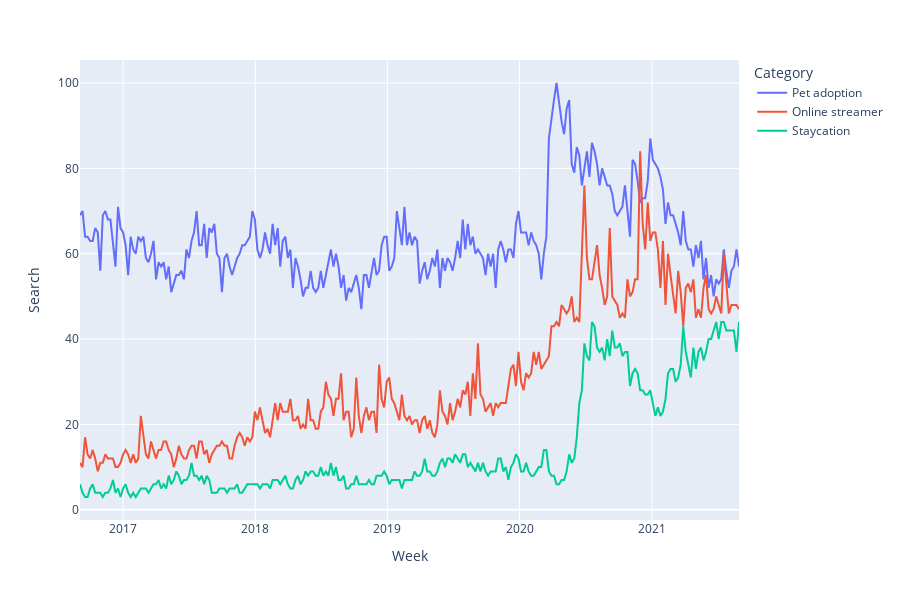

This figure's notebook cell:
### Code cell
fig = px.line(timeline, x="Week", y="Search", color="Category", markers=False,
              width=900, height=600)
fig.show()

### Figure 1 — Plotly figure (JSON) as saved in the notebook; plotly's stock layout.template omitted (floating-point values rounded to 4 significant figures; data arrays with more than 128 entries replaced by an {"elided": "..."} marker saying what was removed)
{"data": [{"hovertemplate": "Category=Pet adoption<br>Week=%{x}<br>Search=%{y}<extra></extra>", "legendgroup": "Pet adoption", "line": {"color": "#636efa", "dash": "solid"}, "marker": {"symbol": "circle"}, "mode": "lines", "name": "Pet adoption", "orientation": "v", "showlegend": true, "type": "scatter", "x": {"elided": "261 str values"}, "xaxis": "x", "y": {"elided": "261 int values"}, "yaxis": "y"}, {"hovertemplate": "Category=Online streamer<br>Week=%{x}<br>Search=%{y}<extra></extra>", "legendgroup": "Online streamer", "line": {"color": "#EF553B", "dash": "solid"}, "marker": {"symbol": "circle"}, "mode": "lines", "name": "Online streamer", "orientation": "v", "showlegend": true, "type": "scatter", "x": {"elided": "261 str values"}, "xaxis": "x", "y": {"elided": "261 int values"}, "yaxis": "y"}, {"hovertemplate": "Category=Staycation<br>Week=%{x}<br>Search=%{y}<extra></extra>", "legendgroup": "Staycation", "line": {"color": "#00cc96", "dash": "solid"}, "marker": {"symbol": "circle"}, "mode": "lines", "name": "Staycation", "orientation": "v", "showlegend": true, "type": "scatter", "x": {"elided": "261 str values"}, "xaxis": "x", "y": {"elided": "261 int values"}, "yaxis": "y"}], "layout": {"height": 600, "legend": {"title": {"text": "Category"}, "tracegroupgap": 0}, "margin": {"t": 60}, "width": 900, "xaxis": {"anchor": "y", "domain": [0, 1], "title": {"text": "Week"}}, "yaxis": {"anchor": "x", "domain": [0, 1], "title": {"text": "Search"}}}}
